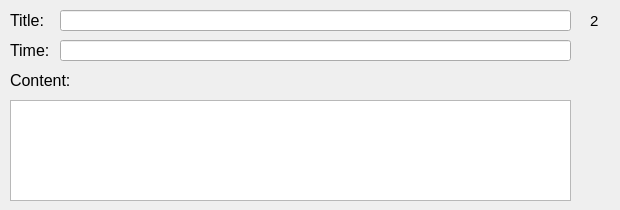
        <widget class="QWidget" name="Page2_2">
         <widget class="QLabel" name="label_48">
          <property name="geometry">
           <rect>
            <x>10</x>
            <y>10</y>
            <width>41</width>
            <height>21</height>
           </rect>
          </property>
          <property name="font">
           <font>
            <pointsize>12</pointsize>
           </font>
          </property>
          <property name="text">
           <string>Title:</string>
          </property>
         </widget>
         <widget class="QLabel" name="label_49">
          <property name="geometry">
           <rect>
            <x>10</x>
            <y>40</y>
            <width>41</width>
            <height>21</height>
           </rect>
          </property>
          <property name="font">
           <font>
            <pointsize>12</pointsize>
           </font>
          </property>
          <property name="text">
           <string>Time:</string>
          </property>
         </widget>
         <widget class="QLineEdit" name="title_12">
          <property name="geometry">
           <rect>
            <x>60</x>
            <y>10</y>
            <width>511</width>
            <height>21</height>
           </rect>
          </property>
          <property name="readOnly">
           <bool>true</bool>
          </property>
         </widget>
         <widget class="QLineEdit" name="time_12">
          <property name="geometry">
           <rect>
            <x>60</x>
            <y>40</y>
            <width>511</width>
            <height>21</height>
           </rect>
          </property>
          <property name="readOnly">
           <bool>true</bool>
          </property>
         </widget>
         <widget class="QLabel" name="label_50">
          <property name="geometry">
           <rect>
            <x>10</x>
            <y>70</y>
            <width>71</width>
            <height>21</height>
           </rect>
          </property>
          <property name="font">
           <font>
            <pointsize>12</pointsize>
           </font>
          </property>
          <property name="text">
           <string>Content:</string>
          </property>
         </widget>
         <widget class="QLabel" name="label_51">
          <property name="geometry">
           <rect>
            <x>590</x>
            <y>10</y>
            <width>21</width>
            <height>21</height>
           </rect>
          </property>
          <property name="font">
           <font>
            <pointsize>11</pointsize>
           </font>
          </property>
          <property name="layoutDirection">
           <enum>Qt::LeftToRight</enum>
          </property>
          <property name="frameShape">
           <enum>QFrame::NoFrame</enum>
          </property>
          <property name="text">
           <string>2</string>
          </property>
         </widget>
         <widget class="QPlainTextEdit" name="plainTextEdit_12">
          <property name="geometry">
           <rect>
            <x>10</x>
            <y>100</y>
            <width>561</width>
            <height>101</height>
           </rect>
          </property>
          <property name="readOnly">
           <bool>true</bool>
          </property>
         </widget>
        </widget>
